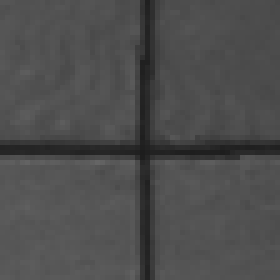
//> input picture classes/test/0/1.png, 56 x 56 px (shown 5 times larger)
$ ./hogfeat test/0/1.png   (built with g++ and OpenCV 4)
//> lines starting //> are read from the running program, lines starting //| are printed output that depends on the picture
//> further down, image is the input picture: 56 rows x 56 cols, CV_8UC3; min 29, max 101, mean 77.3
### classes/feature.h
#include "opencv/cv.h"
#include "opencv2/objdetect/objdetect.hpp"
#include "opencv2/highgui/highgui.hpp"

typedef struct{
	int sizeX;
	int sizeY;
	int numFeatures;
	float *map;
} FeatureMap;
int getFeature(const IplImage * image, const int k, FeatureMap **map);


/*
// Feature map Normalization and Truncation
//
// API
// int normalizationAndTruncationFeatureMaps(featureMap *map, const float alfa);
// INPUT
// map               - feature map
// alfa              - truncation threshold
// OUTPUT
// map               - truncated and normalized feature map
// RESULT
// Error status
*/
int normalizehog(FeatureMap *map, const float alfa);

/*
// Feature map reduction
// In each cell we reduce dimension of the feature vector
// according to original paper special procedure
//
// API
// int PCAFeatureMaps(featureMap *map)
// INPUT
// map               - feature map
// OUTPUT
// map               - feature map
// RESULT
// Error status
*/
int PCAFeature(FeatureMap *map);

### classes/feature.cpp
#include "opencv/cv.h"
#include "opencv2/objdetect/objdetect.hpp"
#include "opencv2/highgui/highgui.hpp"
#include "feature.h"
#define PI CV_PI
#define NUM_SECTOR 9


#ifndef max
#define max(a,b)            (((a) > (b)) ? (a) : (b))
#endif

#ifndef min
#define min(a,b)            (((a) < (b)) ? (a) : (b))
#endif

/*
// Getting feature map for the selected subimage
//
// API
// int getFeatureMaps(const IplImage * image, const int k, featureMap **map);
// INPUT
// image             - selected subimage
// k                 - size of cells
// OUTPUT
// map               - feature map
// RESULT
// Error status
*/
int getFeature(const IplImage* image, const int k, FeatureMap **map)
{
//> called with k = 8
    int sizeX, sizeY;
    int p, px, stringSize;
    int height, width, numChannels;
    int i, j, kk, c, ii, jj, d;
    float  * datadx, * datady;

    int   ch;

    float magnitude, x, y, tx, ty;

    IplImage * dx, * dy;
    int *nearest;
    float *w, a_x, b_x;


    float kernel[3] = {-1.f, 0.f, 1.f};
    CvMat kernel_dx = cvMat(1, 3, CV_32F, kernel);
    CvMat kernel_dy = cvMat(3, 1, CV_32F, kernel);


    float * r;
    int   * alfa;

    float boundary_x[NUM_SECTOR + 1];
    float boundary_y[NUM_SECTOR + 1];
    float max, dotProd;
    int   maxi;

    height = image->height;
    width  = image->width ;

    numChannels = image->nChannels;

    dx    = cvCreateImage(cvSize(image->width, image->height),
                          IPL_DEPTH_32F, 3);
    dy    = cvCreateImage(cvSize(image->width, image->height),
                          IPL_DEPTH_32F, 3);

    sizeX = width  / k;
    sizeY = height / k;
    /*px    = 3 * NUM_SECTOR;
    p     = px;*/
	p = NUM_SECTOR;
    stringSize = sizeX * p;
    //allocFeatureMapObject(map, sizeX, sizeY, p);


	(*map) = (FeatureMap *)malloc(sizeof(FeatureMap));
	(*map)->sizeX       = sizeX;
	(*map)->sizeY       = sizeY;
	(*map)->numFeatures = p;
	(*map)->map = (float *) malloc(sizeof (float) *
		(sizeX * sizeY  * p));
	for(int i = 0; i < sizeX * sizeY * p; i++)
	{
		(*map)->map[i] = 0.0f;
	}


    cvFilter2D(image, dx, &kernel_dx, cvPoint(-1, 0));
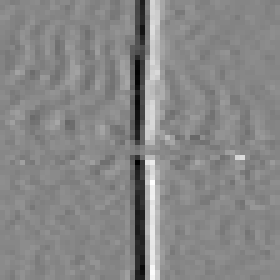
//> dx: 56 rows x 56 cols, CV_32FC3 (shown 5 times larger); min -57, max 50, mean -0.3; drawn with min black and max white
    cvFilter2D(image, dy, &kernel_dy, cvPoint(0, -1));
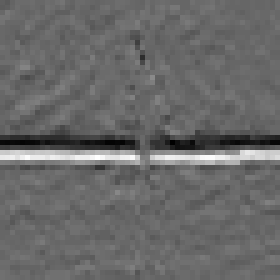
//> dy: 56 rows x 56 cols, CV_32FC3 (shown 5 times larger); min -44, max 63, mean 0.3; drawn with min black and max white

    float arg_vector;
    for(i = 0; i <= NUM_SECTOR; i++)
    {
        arg_vector    = ( (float) i ) * ( (float)(PI) / (float)(NUM_SECTOR) );
        boundary_x[i] = cosf(arg_vector);
        boundary_y[i] = sinf(arg_vector);
    }/*for(i = 0; i <= NUM_SECTOR; i++) */

    r    = (float *)malloc( sizeof(float) * (width * height));
    alfa = (int   *)malloc( sizeof(int  ) * (width * height * 2));

    for(j = 1; j < height - 1; j++)
    {
        datadx = (float*)(dx->imageData + dx->widthStep * j);
        datady = (float*)(dy->imageData + dy->widthStep * j);
        for(i = 1; i < width - 1; i++)
        {
            c = 0;
            x = (datadx[i * numChannels + c]);
            y = (datady[i * numChannels + c]);

            r[j * width + i] =sqrtf(x * x + y * y);
            for(ch = 1; ch < numChannels; ch++)
            {
                tx = (datadx[i * numChannels + ch]);
                ty = (datady[i * numChannels + ch]);
                magnitude = sqrtf(tx * tx + ty * ty);
                if(magnitude > r[j * width + i])
                {
                    r[j * width + i] = magnitude;
                    c = ch;
                    x = tx;
                    y = ty;
                }
            }/*for(ch = 1; ch < numChannels; ch++)*/

            max  = boundary_x[0] * x + boundary_y[0] * y;
            maxi = 0;
            for (kk = 0; kk < NUM_SECTOR; kk++)
            {
                dotProd = boundary_x[kk] * x + boundary_y[kk] * y;
                if (dotProd > max)
                {
                    max  = dotProd;
                    maxi = kk;
                }
                else
                {
                    if (-dotProd > max)
                    {
                        max  = -dotProd;
                        maxi = kk + NUM_SECTOR;
                    }
                }
            }
            alfa[j * width * 2 + i * 2    ] = maxi % NUM_SECTOR;
            alfa[j * width * 2 + i * 2 + 1] = maxi;
        }/*for(i = 0; i < width; i++)*/
    }/*for(j = 0; j < height; j++)*/
//> this loop made 54 passes
//> (x, y, tx, ty, magnitude) on passes 1 to 8: (-2, -2, -2, -2, 2.83), (-2, 1, -2, 1, 2.24), (-2, 3, -2, 3, 3.61), (-2, 1, -2, 1, 2.24), (2, 0, 2, 0, 2), (3, 1, 3, 1, 3.16), (3, 0, 3, 0, 3), (0, 0, 0, 0, 0)
//> after the loop, c = 0; x = 0; y = -2; tx = 0; ty = -2; magnitude = 2; max = 1.97; maxi = 13


    nearest = (int  *)malloc(sizeof(int  ) *  k);
    w       = (float*)malloc(sizeof(float) * (k * 2));

    for(i = 0; i < k / 2; i++)
    {
        nearest[i] = -1;
    }/*for(i = 0; i < k / 2; i++)*/
    for(i = k / 2; i < k; i++)
    {
        nearest[i] = 1;
    }/*for(i = k / 2; i < k; i++)*/

    for(j = 0; j < k / 2; j++)
    {
        b_x = k / 2 + j + 0.5f;
        a_x = k / 2 - j - 0.5f;
        w[j * 2    ] = 1.0f/a_x * ((a_x * b_x) / ( a_x + b_x));
        w[j * 2 + 1] = 1.0f/b_x * ((a_x * b_x) / ( a_x + b_x));
    }/*for(j = 0; j < k / 2; j++)*/
    for(j = k / 2; j < k; j++)
    {
        a_x = j - k / 2 + 0.5f;
        b_x =-j + k / 2 - 0.5f + k;
        w[j * 2    ] = 1.0f/a_x * ((a_x * b_x) / ( a_x + b_x));
        w[j * 2 + 1] = 1.0f/b_x * ((a_x * b_x) / ( a_x + b_x));
    }/*for(j = k / 2; j < k; j++)*/


    for(i = 0; i < sizeY; i++)
    {
      for(j = 0; j < sizeX; j++)
      {
        for(ii = 0; ii < k; ii++)
        {
          for(jj = 0; jj < k; jj++)
          {
            if ((i * k + ii > 0) &&
                (i * k + ii < height - 1) &&
                (j * k + jj > 0) &&
                (j * k + jj < width  - 1))
            {
              d = (k * i + ii) * width + (j * k + jj);
              (*map)->map[ i * stringSize + j * (*map)->numFeatures + alfa[d * 2    ]] +=
                  r[d] * w[ii * 2] * w[jj * 2];
              /*(*map)->map[ i * stringSize + j * (*map)->numFeatures + alfa[d * 2 + 1] + NUM_SECTOR] +=
                  r[d] * w[ii * 2] * w[jj * 2];*/
              if ((i + nearest[ii] >= 0) &&
                  (i + nearest[ii] <= sizeY - 1))
              {
                (*map)->map[(i + nearest[ii]) * stringSize + j * (*map)->numFeatures + alfa[d * 2    ]             ] +=
                  r[d] * w[ii * 2 + 1] * w[jj * 2 ];
                /*(*map)->map[(i + nearest[ii]) * stringSize + j * (*map)->numFeatures + alfa[d * 2 + 1] + NUM_SECTOR] +=
                  r[d] * w[ii * 2 + 1] * w[jj * 2 ];*/
              }
              if ((j + nearest[jj] >= 0) &&
                  (j + nearest[jj] <= sizeX - 1))
              {
                (*map)->map[i * stringSize + (j + nearest[jj]) * (*map)->numFeatures + alfa[d * 2    ]             ] +=
                  r[d] * w[ii * 2] * w[jj * 2 + 1];
                /*(*map)->map[i * stringSize + (j + nearest[jj]) * (*map)->numFeatures + alfa[d * 2 + 1] + NUM_SECTOR] +=
                  r[d] * w[ii * 2] * w[jj * 2 + 1];*/
              }
              if ((i + nearest[ii] >= 0) &&
                  (i + nearest[ii] <= sizeY - 1) &&
                  (j + nearest[jj] >= 0) &&
                  (j + nearest[jj] <= sizeX - 1))
              {
                (*map)->map[(i + nearest[ii]) * stringSize + (j + nearest[jj]) * (*map)->numFeatures + alfa[d * 2    ]             ] +=
                  r[d] * w[ii * 2 + 1] * w[jj * 2 + 1];
                /*(*map)->map[(i + nearest[ii]) * stringSize + (j + nearest[jj]) * (*map)->numFeatures + alfa[d * 2 + 1] + NUM_SECTOR] +=
                  r[d] * w[ii * 2 + 1] * w[jj * 2 + 1];*/
              }
            }
          }/*for(jj = 0; jj < k; jj++)*/
        }/*for(ii = 0; ii < k; ii++)*/
      }/*for(j = 1; j < sizeX - 1; j++)*/
    }/*for(i = 1; i < sizeY - 1; i++)*/
//> this loop made 7 passes
//> d on passes 1 to 7: 446, 894, 1342, 1790, 2238, 2686, 3078
//> after the loop, d = 3078

    cvReleaseImage(&dx);
    cvReleaseImage(&dy);


    free(w);
    free(nearest);

    free(r);
    free(alfa);

    return 1;
}

/*
// Feature map Normalization and Truncation
//
// API
// int normalizeAndTruncate(featureMap *map, const float alfa);
// INPUT
// map               - feature map
// alfa              - truncation threshold
// OUTPUT
// map               - truncated and normalized feature map
// RESULT
// Error status
*/
int normalizehog(FeatureMap *map, const float alfa)
{
//> called with alfa = 0.2
    int i,j, ii;
    int sizeX, sizeY, p, pos, pp, xp, pos1, pos2;
    float * partOfNorm; // norm of C(i, j)
    float * newData;
    float   valOfNorm;

    sizeX     = map->sizeX;
//> sizeX = 7
    sizeY     = map->sizeY;
//> sizeY = 7
    partOfNorm = (float *)malloc (sizeof(float) * (sizeX * sizeY));

    p  = NUM_SECTOR;
    /*xp = NUM_SECTOR * 3;
    pp = NUM_SECTOR * 12;*/
	xp = NUM_SECTOR;
	pp = NUM_SECTOR * 4;

    for(i = 0; i < sizeX * sizeY; i++)
    {
        valOfNorm = 0.0f;
        pos = i * map->numFeatures;
        for(j = 0; j < p; j++)
        {
            valOfNorm += map->map[pos + j] * map->map[pos + j];
        }/*for(j = 0; j < p; j++)*/
        partOfNorm[i] = valOfNorm;
    }/*for(i = 0; i < sizeX * sizeY; i++)*/
//> this loop made 49 passes
//> (pos, valOfNorm) on passes 1 to 8: (0, 2413.6), (9, 4570.5), (18, 6234.1), (27, 316215.7), (36, 37340.1), (45, 2168), (54, 974), (63, 8463.6)
//> after the loop, valOfNorm = 2515.3

    sizeX -= 2;
//> sizeX = 5
    sizeY -= 2;
//> sizeY = 5

    newData = (float *)malloc (sizeof(float) * (sizeX * sizeY * pp));
//normalization
    for(i = 1; i <= sizeY; i++)
    {
        for(j = 1; j <= sizeX; j++)
        {
            valOfNorm = sqrtf(
                partOfNorm[(i    )*(sizeX + 2) + (j    )] +
                partOfNorm[(i    )*(sizeX + 2) + (j + 1)] +
                partOfNorm[(i + 1)*(sizeX + 2) + (j    )] +
                partOfNorm[(i + 1)*(sizeX + 2) + (j + 1)]);
            pos1 = (i  ) * (sizeX + 2) * xp + (j  ) * xp;
            pos2 = (i-1) * (sizeX    ) * pp + (j-1) * pp;
			if (valOfNorm==0.0)
			{
				for(ii = 0; ii < p; ii++)
				{
					newData[pos2 + ii        ] = alfa;
				}/*for(ii = 0; ii < p; ii++)*/
				//for(ii = 0; ii < 2 * p; ii++)
				//{
				//	newData[pos2 + ii + p * 4] = alfa;
				//}/*for(ii = 0; ii < 2 * p; ii++)*/
			}
			else
			{
				for(ii = 0; ii < p; ii++)
				{
					newData[pos2 + ii        ] = map->map[pos1 + ii    ] / valOfNorm;
				}/*for(ii = 0; ii < p; ii++)*/
				//for(ii = 0; ii < 2 * p; ii++)
				//{
				//	newData[pos2 + ii + p * 4] = map->map[pos1 + ii + p] / valOfNorm;
				//}/*for(ii = 0; ii < 2 * p; ii++)*/
			}
            // [8 lines of commented-out code are left out]
            valOfNorm = sqrtf(
                partOfNorm[(i    )*(sizeX + 2) + (j    )] +
                partOfNorm[(i    )*(sizeX + 2) + (j + 1)] +
                partOfNorm[(i - 1)*(sizeX + 2) + (j    )] +
                partOfNorm[(i - 1)*(sizeX + 2) + (j + 1)]);
            if (valOfNorm==0.0)
            {
				for(ii = 0; ii < p; ii++)
				{
					newData[pos2 + ii + p    ] = alfa;
				}/*for(ii = 0; ii < p; ii++)*/
				//for(ii = 0; ii < 2 * p; ii++)
				//{
				//	newData[pos2 + ii + p * 6] = alfa;
				//}/*for(ii = 0; ii < 2 * p; ii++)*/
            }
            else
            {
				for(ii = 0; ii < p; ii++)
				{
					newData[pos2 + ii + p    ] = map->map[pos1 + ii    ] / valOfNorm;
				}/*for(ii = 0; ii < p; ii++)*/
				//for(ii = 0; ii < 2 * p; ii++)
				//{
				//	newData[pos2 + ii + p * 6] = map->map[pos1 + ii + p] / valOfNorm;
				//}/*for(ii = 0; ii < 2 * p; ii++)*/
            }
			// [8 lines of commented-out code are left out]
            valOfNorm = sqrtf(
                partOfNorm[(i    )*(sizeX + 2) + (j    )] +
                partOfNorm[(i    )*(sizeX + 2) + (j - 1)] +
                partOfNorm[(i + 1)*(sizeX + 2) + (j    )] +
                partOfNorm[(i + 1)*(sizeX + 2) + (j - 1)]);
			if (valOfNorm==0.0)
			{
				for(ii = 0; ii < p; ii++)
				{
					newData[pos2 + ii + p * 2] = alfa;
				}/*for(ii = 0; ii < p; ii++)*/
				//for(ii = 0; ii < 2 * p; ii++)
				//{
				//	newData[pos2 + ii + p * 8] = alfa;
				//}/*for(ii = 0; ii < 2 * p; ii++)*/
			}
			else
			{
				for(ii = 0; ii < p; ii++)
				{
					newData[pos2 + ii + p * 2] = map->map[pos1 + ii    ] / valOfNorm;
				}/*for(ii = 0; ii < p; ii++)*/
				//for(ii = 0; ii < 2 * p; ii++)
				//{
				//	newData[pos2 + ii + p * 8] = map->map[pos1 + ii + p] / valOfNorm;
				//}/*for(ii = 0; ii < 2 * p; ii++)*/
			}
            // [8 lines of commented-out code are left out]
            valOfNorm = sqrtf(
                partOfNorm[(i    )*(sizeX + 2) + (j    )] +
                partOfNorm[(i    )*(sizeX + 2) + (j - 1)] +
                partOfNorm[(i - 1)*(sizeX + 2) + (j    )] +
                partOfNorm[(i - 1)*(sizeX + 2) + (j - 1)]);
            if (valOfNorm==0.0)
            {
				for(ii = 0; ii < p; ii++)
				{
					newData[pos2 + ii + p * 3 ] = alfa;
				}/*for(ii = 0; ii < p; ii++)*/
				//for(ii = 0; ii < 2 * p; ii++)
				//{
				//	newData[pos2 + ii + p * 10] = alfa;
				//}/*for(ii = 0; ii < 2 * p; ii++)*/
            }
            else
            {
				for(ii = 0; ii < p; ii++)
				{
					newData[pos2 + ii + p * 3 ] = map->map[pos1 + ii    ] / valOfNorm;
				}/*for(ii = 0; ii < p; ii++)*/
				//for(ii = 0; ii < 2 * p; ii++)
				//{
				//	newData[pos2 + ii + p * 10] = map->map[pos1 + ii + p] / valOfNorm;
				//}/*for(ii = 0; ii < 2 * p; ii++)*/
            }
			// [8 lines of commented-out code are left out]
        }/*for(j = 1; j <= sizeX; j++)*/
    }/*for(i = 1; i <= sizeY; i++)*/
//> this loop made 5 passes
//> (valOfNorm, pos1, pos2) on passes 1 to 5: (301.1, 108, 144), (324.3, 171, 324), (954.8, 234, 504), (1037.4, 297, 684), (526.8, 360, 864)
//> after the loop, valOfNorm = 526.8; pos1 = 360; pos2 = 864
//truncation
    for(i = 0; i < sizeX * sizeY * pp; i++)
    {
        if(newData [i] > alfa) newData [i] = alfa;
    }/*for(i = 0; i < sizeX * sizeY * pp; i++)*/
//swop data

    map->numFeatures  = pp;
    map->sizeX = sizeX;
//> map->sizeX = 5
    map->sizeY = sizeY;
//> map->sizeY = 5

    free (map->map);
    free (partOfNorm);

    map->map = newData;

    return 1;
}
/*
// Feature map reduction
// In each cell we reduce dimension of the feature vector
// according to original paper special procedure
//
// API
// int PCAFeatureMaps(featureMap *map)
// INPUT
// map               - feature map
// OUTPUT
// map               - feature map
// RESULT
// Error status
*/
int PCAFeature(FeatureMap *map)
{
    int i,j, ii, jj, k;
    int sizeX, sizeY, p,  pp, xp, yp, pos1, pos2;
    float * newData;
    float val;
    float nx, ny;

    sizeX = map->sizeX;
//> sizeX = 5
    sizeY = map->sizeY;
//> sizeY = 5
    p     = map->numFeatures;
//> p = 36
    //pp    = NUM_SECTOR * 3 + 4;
	pp    = NUM_SECTOR + 4;
    yp    = 4;
    xp    = NUM_SECTOR;

    nx    = 1.0f / sqrtf((float)(xp * 2));
    ny    = 1.0f / sqrtf((float)(yp    ));

    newData = (float *)malloc (sizeof(float) * (sizeX * sizeY * pp));

    for(i = 0; i < sizeY; i++)
    {
        for(j = 0; j < sizeX; j++)
        {
            pos1 = ((i)*sizeX + j)*p;
            pos2 = ((i)*sizeX + j)*pp;
            k = 0;
            // [10 lines of commented-out code are left out]
            for(jj = 0; jj < xp; jj++)
            {
                val = 0;
                for(ii = 0; ii < yp; ii++)
                {
                    val += map->map[pos1 + ii * xp + jj];
                }/*for(ii = 0; ii < yp; ii++)*/
                newData[pos2 + k] = val * ny;
                k++;
            }/*for(jj = 0; jj < xp; jj++)*/
            for(ii = 0; ii < yp; ii++)
            {
                val = 0;
                //for(jj = 0; jj < 2 * xp; jj++)
                //{
                //    val += map->map[pos1 + yp * xp + ii * xp * 2 + jj];
                //}/*for(jj = 0; jj < xp; jj++)*/

				for(jj = 0; jj <  xp; jj++)
				{
					val += map->map[pos1 + ii * xp + jj];
				}/*for(jj = 0; jj < xp; jj++)*/
                newData[pos2 + k] = val * nx;
                k++;
            } /*for(ii = 0; ii < yp; ii++)*/
        }/*for(j = 0; j < sizeX; j++)*/
    }/*for(i = 0; i < sizeY; i++)*/
//> this loop made 5 passes
//> (pos1, pos2, val) on passes 1 to 5: (144, 52, 0.615), (324, 117, 0.854), (504, 182, 0.626), (684, 247, 0.577), (864, 312, 0.402)
//> after the loop, pos1 = 864; pos2 = 312; k = 13; val = 0.402
//swop data

    map->numFeatures = pp;

    free (map->map);

    map->map = newData;

    return 1;
}

### classes/hogfeat.cpp
#include <opencv/cv.h>
#include <opencv/highgui.h>

#include <stdio.h>
#include <string.h>
#include <ctype.h>
#include <cmath>
#include "feature.h"

using namespace cv;
using namespace std;

// [8 lines left out: function cropImage, not called in this run]

int main(int argc, char** argv)
{
	if(argc < 2)
	{
		cerr<<"Error: no input image!"<<endl;
		return -1;
	}
	IplImage * image = cvLoadImage(argv[1], 1);

	//cout<<"ndim = "<<image->nChannels<<endl;
	FeatureMap ** map = new (FeatureMap*);
	getFeature(image, 8, map);
	normalizehog(*map, 0.2);
	PCAFeature(*map);

	int nFeat = (*map)->numFeatures * (*map)->sizeX * (*map)->sizeY;
//> nFeat = 325
	//cout<<"nFeat = "<<nFeat<<endl;
	float * _map = (*map)->map;
	vector<float> descriptors(_map, _map+nFeat);
//> descriptors = 325 values, max 0.4 at index 1, min 0.00525 at index 30, mean 0.154
	//cout<<"des.size() = "<<descriptors.size()<<endl;

	if(argc == 3)
		printf("%s", argv[2]);

	for(int j = 0; j < nFeat; j++)
	{
		printf(" %d:%f", j+1, descriptors[j]);
	}
//> this loop made 325 passes
//|  1:0.392219 2:0.400000 3:0.395736 4:0.108832 5:0.221455
//> (output is shown up to pass 5 of 325)
	printf("\n");
	delete map;
//> (the run ends here: the program crashes, at `delete [] (*map);`)

$ run again, on classes/test/0/11.png
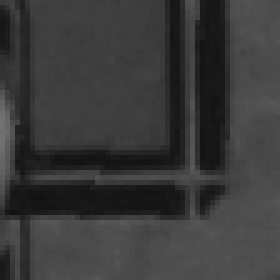
//> input picture classes/test/0/11.png, 56 x 56 px (shown 5 times larger)
//> image is the input picture: 56 rows x 56 cols, CV_8UC3; min 17, max 114, mean 58.1
//> in getFeature, `cvFilter2D(image, dx, &kernel_dx, cvPoint(-1, 0));`:
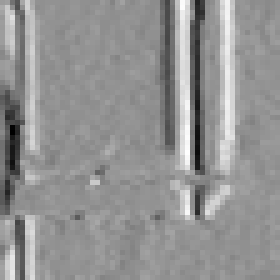
//> dx: 56 rows x 56 cols, CV_32FC3 (shown 5 times larger); min -72, max 53, mean 0.4; drawn with min black and max white
//> in getFeature, `cvFilter2D(image, dy, &kernel_dy, cvPoint(0, -1));`:
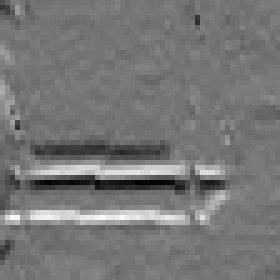
//> dy: 56 rows x 56 cols, CV_32FC3 (shown 5 times larger); min -55, max 64, mean 0.5; drawn with min black and max white
//> the loop in getFeature, `for(j = 1; j < height - 1; j++)` made 54 passes
//> (x, y, tx, ty, magnitude) on passes 1 to 8: (-2, 1, -2, 1, 2.24), (-3, -1, -3, -1, 3.16), (-1, 2, -1, 2, 2.24), (3, 4, 3, 4, 5), (5, 3, 5, 3, 5.83), (4, -1, 4, -1, 4.12), (3, -4, 3, -4, 5), (3, -1, 3, -1, 3.16)
//> after the loop in getFeature, `for(j = 1; j < height - 1; j++)`: c = 0; y = -7; tx = 0; ty = -7; magnitude = 7; max = 6.89; maxi = 13
//> the loop in getFeature, `for(i = 0; i < sizeY; i++)` made 7 passes
//> d on passes 1 to 7: 446, 894, 1342, 1790, 2238, 2686, 3078
//> after the loop in getFeature, `for(i = 0; i < sizeY; i++)`: d = 3078
//> in normalizehog, `sizeX     = map->sizeX;`: sizeX = 7
//> the loop in normalizehog, `for(i = 0; i < sizeX * sizeY; i++)` made 49 passes
//> (pos, valOfNorm) on passes 1 to 8: (0, 169715.9), (9, 7865.8), (18, 1614.1), (27, 23219.5), (36, 964919.1), (45, 546567.9), (54, 16970.2), (63, 211671.3)
//> after the loop in normalizehog, `for(i = 0; i < sizeX * sizeY; i++)`: valOfNorm = 1981.8
//> in normalizehog, `sizeX -= 2;`: sizeX = 5
//> the loop in normalizehog, `for(i = 1; i <= sizeY; i++)` made 5 passes
//> (valOfNorm, pos1, pos2) on passes 1 to 5: (2056.5, 108, 144), (2298, 171, 324), (2108, 234, 504), (1594.5, 297, 684), (969.1, 360, 864)
//> after the loop in normalizehog, `for(i = 1; i <= sizeY; i++)`: valOfNorm = 969.1; pos1 = 360; pos2 = 864
//> in normalizehog, `map->sizeX = sizeX;`: map->sizeX = 5
//> p = 36
//> the loop in PCAFeature, `for(i = 0; i < sizeY; i++)` made 5 passes
//> (pos1, pos2, val) on passes 1 to 5: (144, 52, 0.255), (324, 117, 0.273), (504, 182, 0.401), (684, 247, 0.811), (864, 312, 0.678)
//> after the loop in PCAFeature, `for(i = 0; i < sizeY; i++)`: pos1 = 864; pos2 = 312; k = 13; val = 0.678
//> nFeat = 325
//> descriptors = 325 values, max 0.4 at index 39, min 0.000557 at index 122, mean 0.129
//> the loop `for(int j = 0; j < nFeat; j++)` made 325 passes
//|  1:0.393630 2:0.169461 3:0.108222 4:0.069899 5:0.156181
//> (output is shown up to pass 5 of 325)
